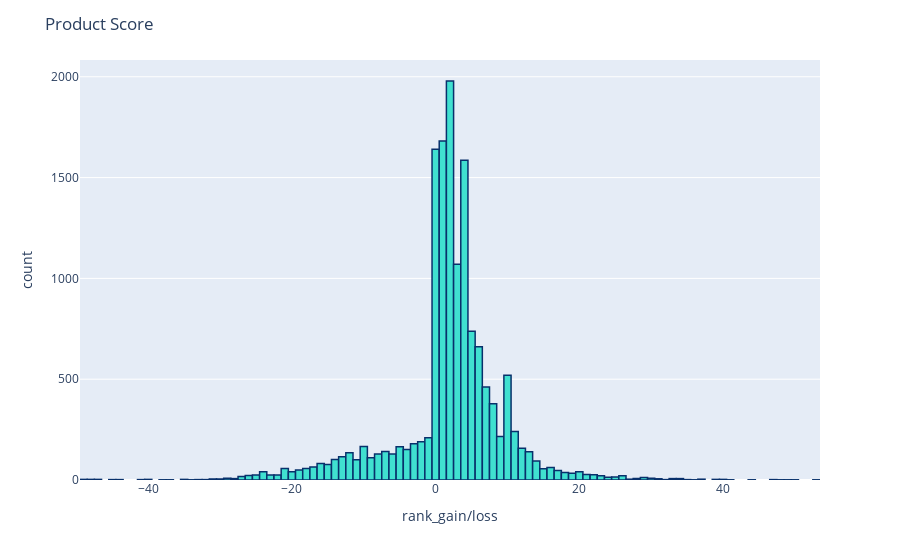

The notebook cell saved with this chart:
### Code cell
import matplotlib.pyplot as plt
import seaborn as sns
color = sns.color_palette()
%matplotlib inline
import plotly.offline as py
py.init_notebook_mode(connected=True)
import plotly.graph_objs as go
import plotly.tools as tls
import plotly.express as px
# Product Scores
fig = px.histogram(df, x="rank_gain/loss")
fig.update_traces(marker_color="turquoise",marker_line_color='rgb(8,48,107)',
                  marker_line_width=1.5)
fig.update_layout(title_text='Product Score')
fig.show()

### Figure 1 — Plotly figure (JSON) as saved in the notebook; plotly's stock layout.template omitted (floating-point values rounded to 4 significant figures; data arrays with more than 128 entries replaced by an {"elided": "..."} marker saying what was removed)
{"data": [{"alignmentgroup": "True", "bingroup": "x", "hovertemplate": "rank_gain/loss=%{x}<br>count=%{y}<extra></extra>", "legendgroup": "", "marker": {"color": "turquoise", "line": {"color": "rgb(8,48,107)", "width": 1.5}, "pattern": {"shape": ""}}, "name": "", "offsetgroup": "", "orientation": "v", "showlegend": false, "type": "histogram", "x": {"elided": "14700 int values"}, "xaxis": "x", "yaxis": "y"}], "layout": {"barmode": "relative", "legend": {"tracegroupgap": 0}, "margin": {"t": 60}, "title": {"text": "Product Score"}, "xaxis": {"anchor": "y", "domain": [0, 1], "title": {"text": "rank_gain/loss"}}, "yaxis": {"anchor": "x", "domain": [0, 1], "title": {"text": "count"}}}}
